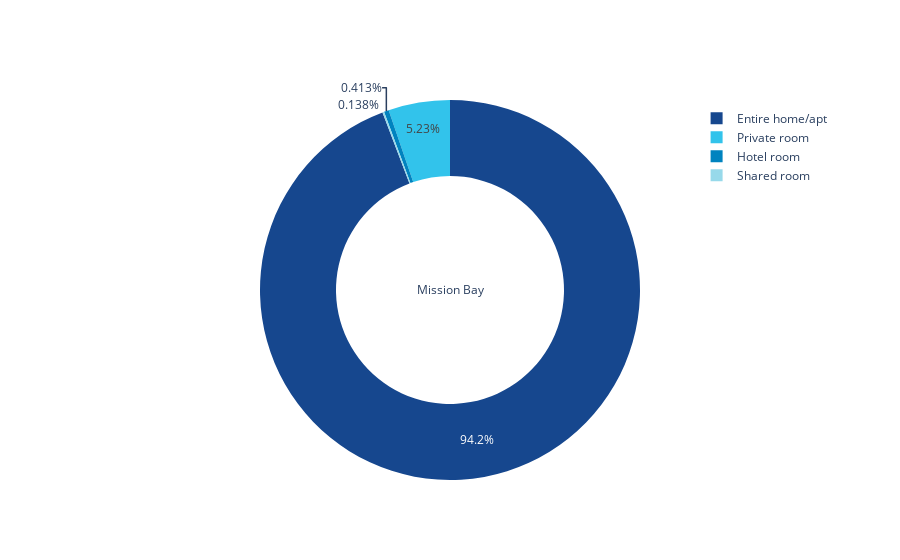

Write notebook code for a chart like this one.
### Code cell
#Plot room type proportion on all region area

#set color
colors = ['#16478E', '#0083BF', '#32C3EB', '#97D9EA']
room_types=data.groupby(['neighbourhood', 'room_type']).size()
# use below line to show rooms types in all cities
# for region in data.neighbourhood.unique():
plot_num = 0
for region in ['Mission Bay', 'La Jolla', 'Pacific Beach']:
    neighbourhood_types = room_types[region]
    labels = neighbourhood_types.index
    sizes = neighbourhood_types.values
    
    neighbourhood_fig = go.Figure(data = [go.Pie(labels = labels, values = sizes, hole = 0.6)])
    neighbourhood_fig.update_traces(title = region, marker=dict(colors=colors))
    neighbourhood_fig.update_layout(legend=dict(
        yanchor="top",
        y=0.99,
        xanchor="right",
        x=1.1
    )   )
    neighbourhood_fig.show()
    plot_num += 1

### Figure 1 — Plotly figure (JSON) as saved in the notebook; plotly's stock layout.template omitted (floating-point values rounded to 4 significant figures)
{"data": [{"hole": 0.6, "labels": ["Entire home/apt", "Hotel room", "Private room", "Shared room"], "marker": {"colors": ["#16478E", "#0083BF", "#32C3EB", "#97D9EA"]}, "title": {"text": "Mission Bay"}, "type": "pie", "values": [1369, 6, 76, 2]}], "layout": {"legend": {"x": 1.1, "xanchor": "right", "y": 0.99, "yanchor": "top"}}}
